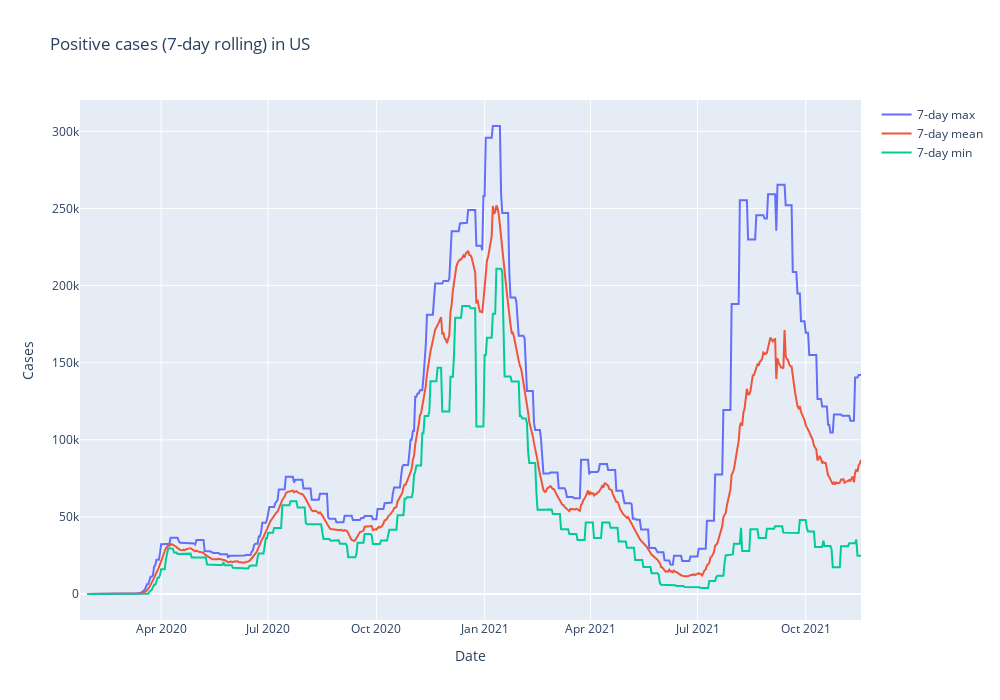

Source (notebook cell):
### Code cell
fig=make_subplots(specs=[[{"secondary_y":False}]])
fig.add_trace(go.Scatter(x=casesUS2['date'],y=casesUS2['max cases'],name="7-day max"),secondary_y=False,)
fig.add_trace(go.Scatter(x=casesUS2['date'],y=casesUS2['mean cases'],name="7-day mean"),secondary_y=False,)
fig.add_trace(go.Scatter(x=casesUS2['date'],y=casesUS2['min cases'],name="7-day min"),secondary_y=False,)
fig.update_layout(autosize=False,width=1000,height=700,title_text="Positive cases (7-day rolling) in US")
fig.update_xaxes(title_text="Date")
fig.update_yaxes(title_text="Cases",secondary_y=False)
fig.show()

### Figure 1 — Plotly figure (JSON) as saved in the notebook; plotly's stock layout.template omitted (floating-point values rounded to 4 significant figures; data arrays with more than 128 entries replaced by an {"elided": "..."} marker saying what was removed)
{"data": [{"name": "7-day max", "type": "scatter", "x": {"elided": "665 str values"}, "xaxis": "x", "y": {"elided": "665 int values"}, "yaxis": "y"}, {"name": "7-day mean", "type": "scatter", "x": {"elided": "665 str values"}, "xaxis": "x", "y": {"elided": "665 float values"}, "yaxis": "y"}, {"name": "7-day min", "type": "scatter", "x": {"elided": "665 str values"}, "xaxis": "x", "y": {"elided": "665 int values"}, "yaxis": "y"}], "layout": {"autosize": false, "height": 700, "title": {"text": "Positive cases (7-day rolling) in US"}, "width": 1000, "xaxis": {"anchor": "y", "domain": [0, 1], "title": {"text": "Date"}}, "yaxis": {"anchor": "x", "domain": [0, 1], "title": {"text": "Cases"}}}}
